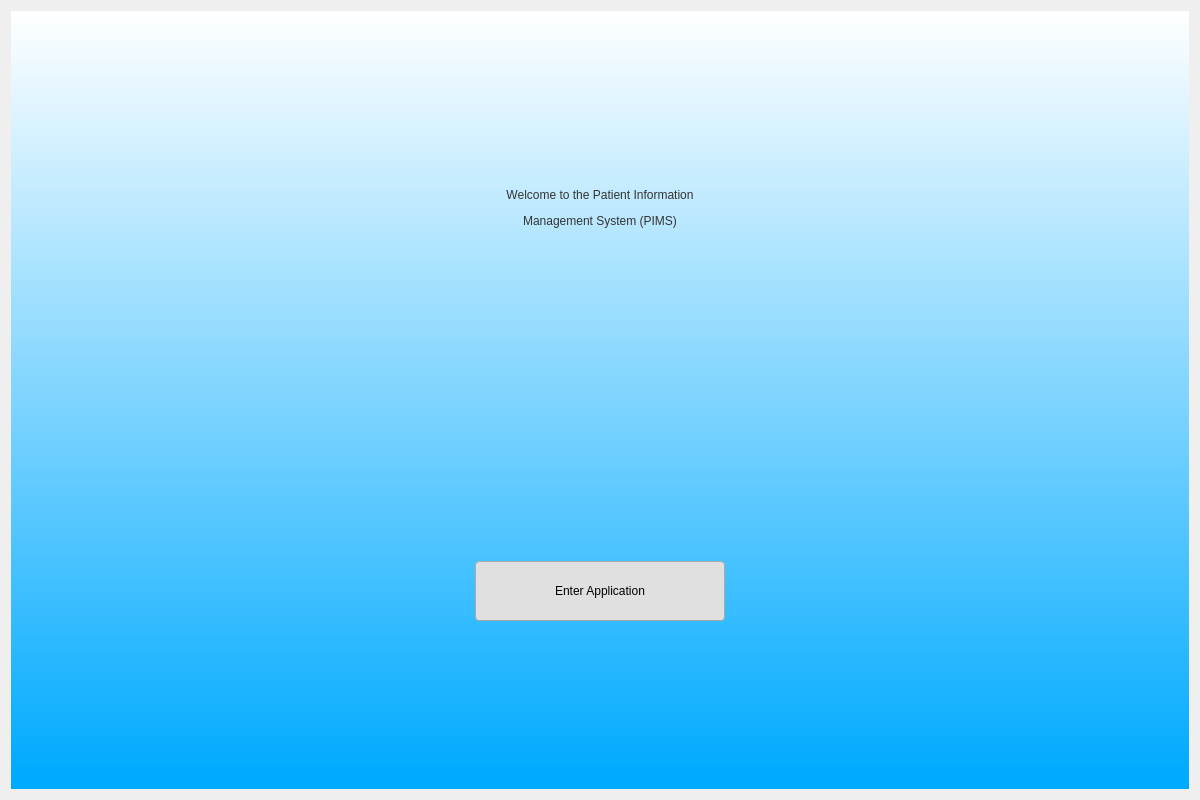
<?xml version="1.0" encoding="UTF-8"?>
<ui version="4.0">
 <class>Dialog</class>
 <widget class="QDialog" name="Dialog">
  <property name="geometry">
   <rect>
    <x>0</x>
    <y>0</y>
    <width>1200</width>
    <height>800</height>
   </rect>
  </property>
  <property name="minimumSize">
   <size>
    <width>1200</width>
    <height>800</height>
   </size>
  </property>
  <property name="windowTitle">
   <string>Hospital Management System</string>
  </property>
  <layout class="QGridLayout" name="gridLayout">
   <item row="0" column="0">
    <widget class="QWidget" name="widget" native="true">
     <property name="autoFillBackground">
      <bool>false</bool>
     </property>
     <property name="styleSheet">
      <string notr="true">QWidget#widget{
background-color:qlineargradient(spread:pad, x1:1, y1:0.982409, x2:1, y2:0, stop:0 rgba(0, 170, 255, 255), stop:1 rgba(255, 255, 255, 255))}</string>
     </property>
     <layout class="QVBoxLayout" name="verticalLayout">
      <item alignment="Qt::AlignHCenter|Qt::AlignVCenter">
       <widget class="QLabel" name="label_3">
        <property name="sizePolicy">
         <sizepolicy hsizetype="Preferred" vsizetype="Preferred">
          <horstretch>0</horstretch>
          <verstretch>0</verstretch>
         </sizepolicy>
        </property>
        <property name="minimumSize">
         <size>
          <width>600</width>
          <height>100</height>
         </size>
        </property>
        <property name="styleSheet">
         <string notr="true">font: bold 24pt &quot;MS Shell Dlg 2&quot;; color: #333333;</string>
        </property>
        <property name="text">
         <string>&lt;html&gt;&lt;head/&gt;&lt;body&gt;&lt;p align=&quot;center&quot;&gt;Welcome to the Patient Information&lt;/p&gt;&lt;p align=&quot;center&quot;&gt;Management System (PIMS)&lt;/p&gt;&lt;/body&gt;&lt;/html&gt;</string>
        </property>
        <property name="alignment">
         <set>Qt::AlignCenter</set>
        </property>
       </widget>
      </item>
      <item alignment="Qt::AlignHCenter|Qt::AlignVCenter">
       <widget class="QPushButton" name="enterApplication">
        <property name="sizePolicy">
         <sizepolicy hsizetype="Preferred" vsizetype="Fixed">
          <horstretch>0</horstretch>
          <verstretch>0</verstretch>
         </sizepolicy>
        </property>
        <property name="minimumSize">
         <size>
          <width>250</width>
          <height>60</height>
         </size>
        </property>
        <property name="maximumSize">
         <size>
          <width>300</width>
          <height>60</height>
         </size>
        </property>
        <property name="styleSheet">
         <string notr="true">QPushButton {
    background-color: #e0e0e0;
    color: black;
    border: 1px solid #aaa;
    border-radius: 4px;
    padding: 10px;
    font: bold 14pt &quot;MS Shell Dlg 2&quot;;
}
QPushButton:hover {
    background-color: #d6d6d6;
}
QPushButton:pressed {
    background-color: #c0c0c0;
}</string>
        </property>
        <property name="text">
         <string>Enter Application</string>
        </property>
       </widget>
      </item>
     </layout>
    </widget>
   </item>
  </layout>
 </widget>
 <resources/>
 <connections/>
</ui>
